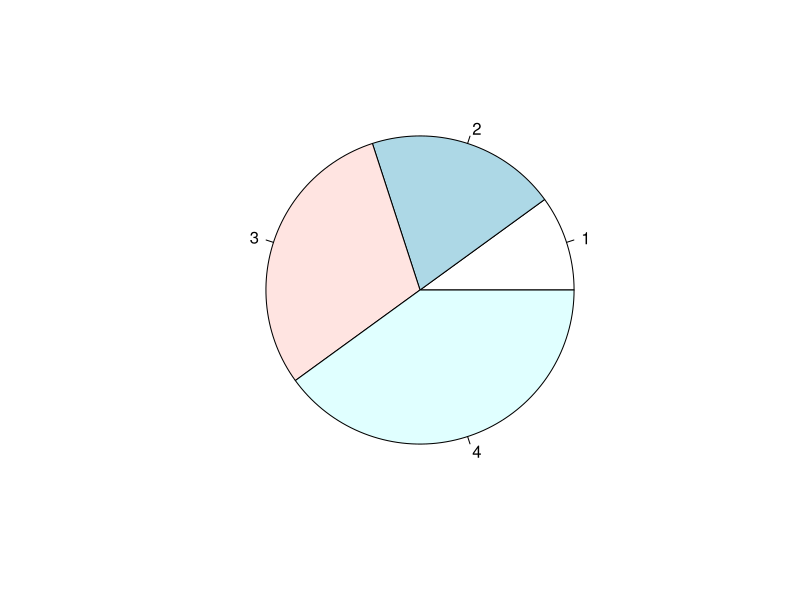
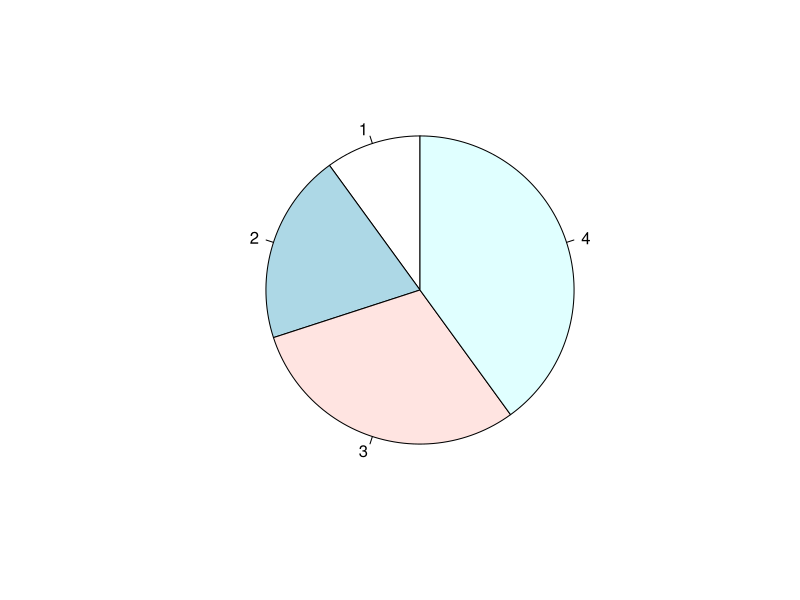
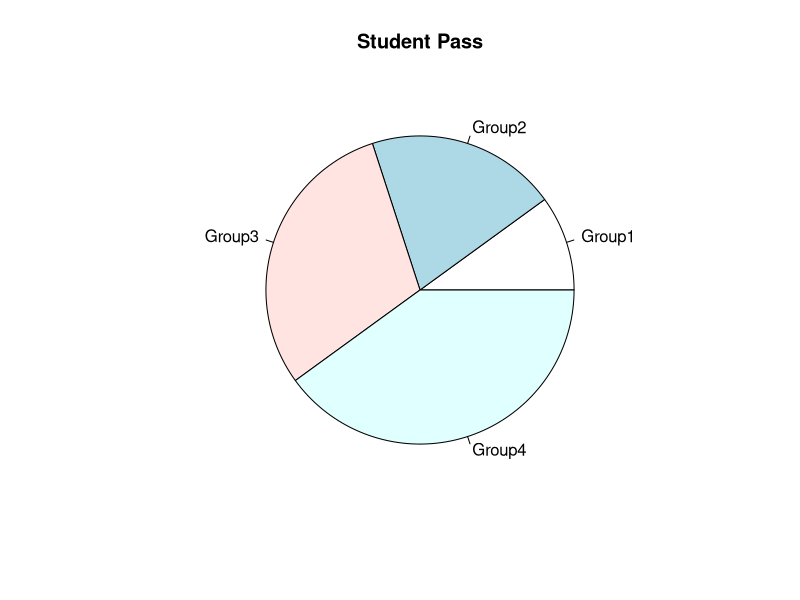
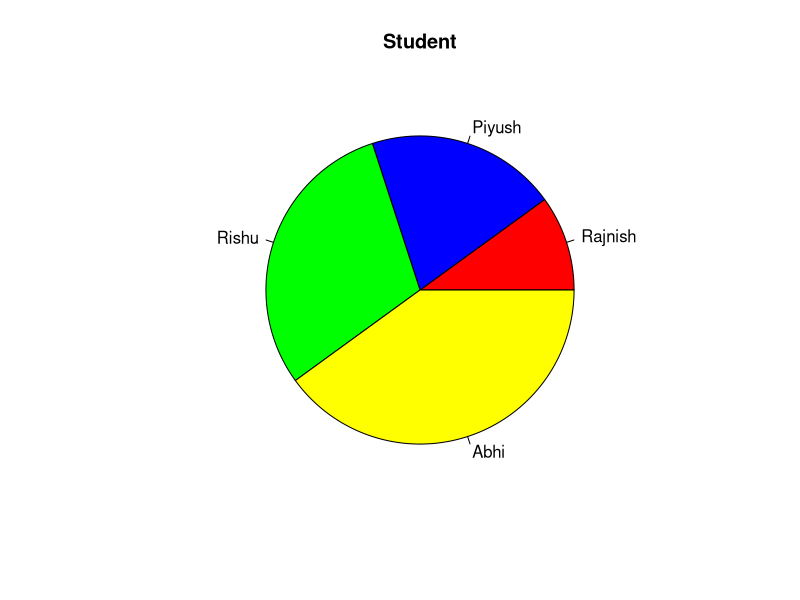
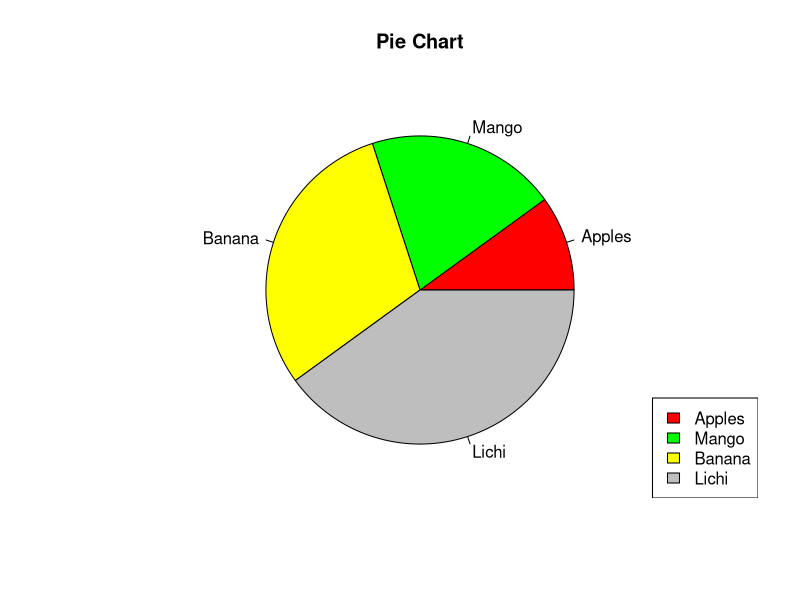

Here is the R script that generated these plots, in order:
#Creating a pie chart.
x<-c(10,20,30,40)
pie(x)

#Start Angle
pie(x,init.angle=90)

#Using label and main parameter to the pie chart.
x<-c(10,20,30,40)
name<-c("Group1","Group2","Group3","Group4")
pie(x,label=name,main="Student Pass")

#Using col parameter to add color in the pie chart.
name<-c("Rajnish","Piyush","Rishu","Abhi")
colours<-c("red","blue","green","yellow")
pie(x,label=name,main="Student",col=colours)

#add list of explanation for each pie using legend() function.
#bottomright,bottom,bottomleft,left,topleft,top,topright,right,center.

mylabel<-c("Apples","Mango","Banana","Lichi")
colors<-c("red","green","yellow","grey")
pie(x,label=mylabel,main="Pie Chart",col=colors)
legend("bottomright",mylabel,fill=colors)